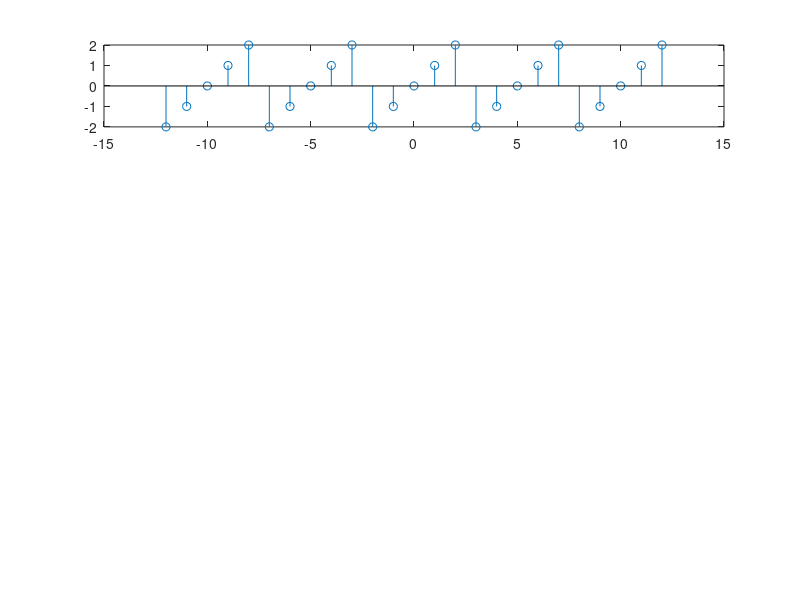

MATLAB code to generate this figure: (Note: this script raises an error after producing the figure.)
% Digital Signal Processing Using Matlab 3rd
% Periodic sequence
%
clc; clear;

% Periodic sequence 1
n1 = -12:12; x1 = -2:2;
xtilde1 = x1'*ones(1,5); xtilde1 = (xtilde1(:))';
subplot(4,1,1); stem(n1,xtilde1);

% Periodic sequence 2
n2 = 0:62; x2 = exp(0.1*(0:20)).*(stepseq(0,0,20) - stepseq(20,0,20));
xtilde2 = x2'*ones(1,3); xtilde2 = (xtilde2(:))';
subplot(4,1,2); stem(n2,xtilde2);

% Periodic sequence 3
n3 = 0:43; x3 = sin(0.1*pi*(0:10)).*(stepseq(0,0,10) - stepseq(10,0,10));
xtilde3 = x3'*ones(1,4); xtilde3 = (xtilde3(:))';
subplot(4,1,3); stem(n3,xtilde3);

% Periodic sequence 4
n4 = 0:23; x41 = 1:3; x42 = 1:4;
xtilde41 = x41'*ones(1,8); xtilde41 = (xtilde41(:))';
xtilde42 = x42'*ones(1,6); xtilde42 = (xtilde42(:))';
xtilde4 = xtilde41 + xtilde42;
subplot(4,1,4); stem(n4,xtilde4);